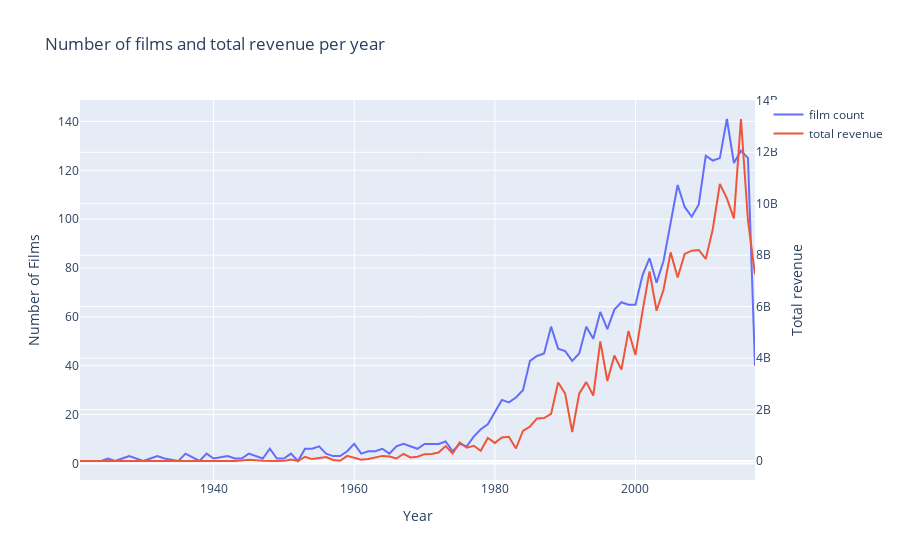

This figure's notebook cell:
### Markdown cell above
## Number of Films and Revenue Per Year

### Code cell
d1 = train['release_date_year'].value_counts().sort_index()
d2 = train.groupby(['release_date_year'])['revenue'].sum()


data = [go.Scatter(x = d1.index, y = d1.values, name='film count'),
       go.Scatter(x = d2.index, y = d2.values, name='total revenue', yaxis='y2')]

layout = go.Layout(dict(title = 'Number of films and total revenue per year',
                      xaxis = dict(title = 'Year'),
                      yaxis = dict(title = 'Number of Films'),
                        yaxis2 = dict(title = 'Total revenue', overlaying = 'y', side = 'right')
                      ), legend = dict(orientation = 'v'))
    
py.iplot(dict(data = data, layout = layout))
